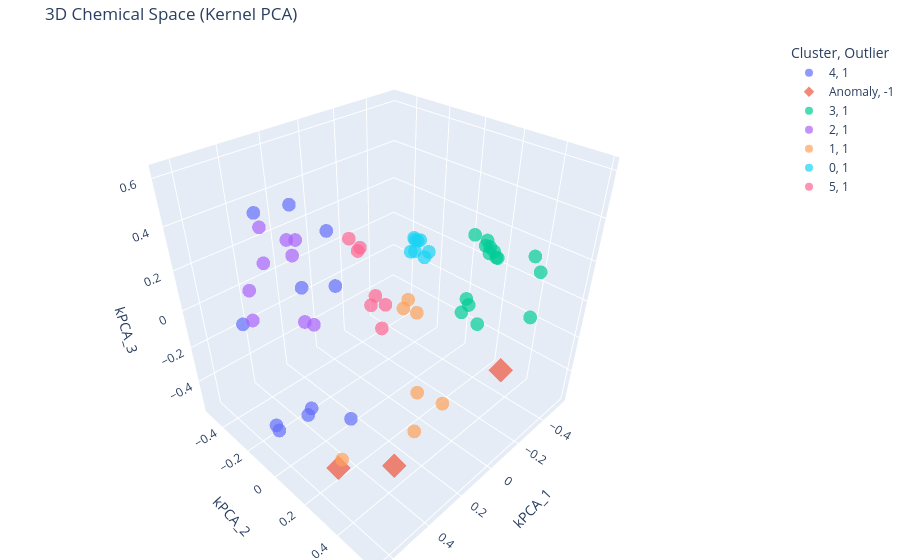

The notebook cell saved with this chart:
### Code cell
import plotly.express as px
import pandas as pd

# 1. Use the FULL 3D array (60 rows) to create a DataFrame for plotting

# target_indices = [0, 1, 2] #for dynamic picking of axes
# col_names = [f'kPCA_{i+1}' for i in target_indices]

df_3d = pd.DataFrame(
    X_train_kpca_3d[:,best_3],
    columns=col_names,
    index=X_train.index
)

# 2. Add Metadata (All of these have 60 rows, so they match perfectly)
df_3d['SMILES'] = df.loc[X_train.index, 'smiles']
df_3d['Boiling Point'] = df.loc[X_train.index, 'boiling_point']
df_3d['Outlier'] = df_outliers['Is_Outlier'].astype(str) # Convert to string for discrete shapes

# 3. Handle the 57 Cluster Labels safely
# First, set everything to a default string
df_3d['Cluster'] = "Anomaly"

# Next, apply your 57 cluster labels ONLY to the rows that are NOT outliers
normal_mask = df_outliers['Is_Outlier'] != -1
df_3d.loc[normal_mask, 'Cluster'] = cluster_labels.astype(str)

# 4. Create the 3D Scatter Plot
fig = px.scatter_3d(
    df_3d,
    x=col_names[0],
    y=col_names[1],
    z=col_names[2],
    color='Cluster',          # Colors points by cluster (Anomalies will get their own color!)
    symbol='Outlier',         # Different shapes for '1' (Normal) vs'-1' (Outlier)
    hover_data=['SMILES', 'Boiling Point'],
    title='3D Chemical Space (Kernel PCA)',
    opacity=0.7
)

# 5. Polish the look and save
fig.update_layout(margin=dict(l=0, r=0, b=0, t=40))
fig.show()

# showoutput_file = "chemical_space_kpca_3d.html"
# fig.write_html(output_file)

### Figure 1 — Plotly figure (JSON) as saved in the notebook; plotly's stock layout.template omitted (floating-point values rounded to 4 significant figures)
{"data": [{"customdata": [["CCCCCCCC", 126], ["CCCCCCCCC", 151], ["CCCC(C)(C)C", 79], ["CC(C)CC(C)C", 81], ["CCCCCCC", 98], ["CCC(C)(C)CC", 86], ["CCC(CC)(CC)CC", 139], ["CC(C)CCC(C)C", 109], ["CC(C)(C)CC(C)(C)C", 122], ["CC(C)C(C)(C)C", 81], ["CCC(CC)CC", 93]], "hovertemplate": "Cluster=4<br>Outlier=1<br>kPCA_1=%{x}<br>kPCA_2=%{y}<br>kPCA_3=%{z}<br>SMILES=%{customdata[0]}<br>Boiling Point=%{customdata[1]}<extra></extra>", "legendgroup": "4, 1", "marker": {"color": "#636efa", "opacity": 0.7, "symbol": "circle"}, "mode": "markers", "name": "4, 1", "scene": "scene", "showlegend": true, "x": [0.4561, 0.3071, 0.2506, 0.6448, 0.5252, 0.4211, 0.4752, 0.5946, 0.5108, 0.4594, 0.6362], "y": [0.002433, -0.01915, 0.003895, 0.02259, 0.08825, -0.08737, 0.002152, -0.2182, -0.1666, 0.201, -0.008486], "z": [0.2732, 0.443, -0.5538, -0.3181, -0.2325, -0.4716, 0.616, 0.06031, 0.5371, 0.377, -0.3185], "type": "scatter3d"}, {"customdata": [["CCCCC", 36], ["CCCCCC", 69], ["CCCC(C)CC", 92]], "hovertemplate": "Cluster=Anomaly<br>Outlier=-1<br>kPCA_1=%{x}<br>kPCA_2=%{y}<br>kPCA_3=%{z}<br>SMILES=%{customdata[0]}<br>Boiling Point=%{customdata[1]}<extra></extra>", "legendgroup": "Anomaly, -1", "marker": {"color": "#EF553B", "opacity": 0.7, "symbol": "diamond"}, "mode": "markers", "name": "Anomaly, -1", "scene": "scene", "showlegend": true, "x": [0.5588, 0.6296, -0.1566], "y": [0.5816, 0.3658, 0.505], "z": [-0.1323, -0.2657, -0.197], "type": "scatter3d"}, {"customdata": [["CCCCC(C)CC", 119], ["CCCC(CC)C(C)C", 138], ["CCCC(C)CC(C)C", 134], ["CCC(C)CCC(C)C", 136], ["CCCCC(C)(C)CC", 137], ["CCCCC(C)CCC", 142], ["CCC(C)CC(C)C", 109], ["CCC(C)C(C)(C)CC", 140], ["CCCC(C)(C)CC", 112], ["CCCC(C)C(C)CC", 141], ["CCCC(C)C(C)C", 116], ["CCCCC(C)C(C)C", 141], ["CCCCCC(C)C", 118], ["CCCCCCC(C)C", 143], ["CCC(C)C(C)C(C)C", 139]], "hovertemplate": "Cluster=3<br>Outlier=1<br>kPCA_1=%{x}<br>kPCA_2=%{y}<br>kPCA_3=%{z}<br>SMILES=%{customdata[0]}<br>Boiling Point=%{customdata[1]}<extra></extra>", "legendgroup": "3, 1", "marker": {"color": "#00cc96", "opacity": 0.7, "symbol": "circle"}, "mode": "markers", "name": "3, 1", "scene": "scene", "showlegend": true, "x": [-0.3842, -0.5481, -0.5353, -0.5271, -0.5279, -0.4644, -0.3239, -0.4788, -0.3911, -0.4796, -0.34, -0.5468, -0.3341, -0.3475, -0.5424], "y": [0.4748, 0.119, 0.1679, 0.1812, 0.1147, 0.4442, 0.19, 0.07742, 0.1028, 0.3992, 0.1626, 0.1452, 0.2401, 0.2556, 0.0977], "z": [-0.05708, 0.07676, 0.04662, 0.05246, 0.118, 0.1232, -0.1055, 0.1526, -0.2272, 0.1753, -0.09322, 0.06418, -0.1934, 0.1857, 0.07723], "type": "scatter3d"}, {"customdata": [["CC(C)C(C)(C)C(C)C", 142], ["CC(C)C(C)C(C)C", 113], ["CCC(CC)C(C)C", 116], ["CCC(C)(CC)CC", 118], ["CCC(C(C)C)C(C)C", 137], ["CCCC(C)(C)CCC", 135], ["CC(C)CCCC(C)C", 135], ["CC(C)CC(C)(C)C", 99], ["CCC(CC)C(C)(C)C", 134]], "hovertemplate": "Cluster=2<br>Outlier=1<br>kPCA_1=%{x}<br>kPCA_2=%{y}<br>kPCA_3=%{z}<br>SMILES=%{customdata[0]}<br>Boiling Point=%{customdata[1]}<extra></extra>", "legendgroup": "2, 1", "marker": {"color": "#ab63fa", "opacity": 0.7, "symbol": "circle"}, "mode": "markers", "name": "2, 1", "scene": "scene", "showlegend": true, "x": [0.3118, 0.4335, 0.134, 0.4499, 0.1236, 0.09906, 0.3621, 0.1861, 0.1518], "y": [-0.4616, -0.4178, -0.3747, -0.3812, -0.5118, -0.5101, -0.3839, -0.374, -0.5045], "z": [0.2887, -0.114, -0.2768, 0.07179, 0.0481, 0.1216, 0.1673, -0.2315, 0.1455], "type": "scatter3d"}, {"customdata": [["CC(C)(C)C", 9], ["CCCC", 1], ["CCC(C)C", 28], ["CCC(C)(C)C", 50], ["CC", -89], ["CCC", -45], ["CCCCC(C)C", 90]], "hovertemplate": "Cluster=1<br>Outlier=1<br>kPCA_1=%{x}<br>kPCA_2=%{y}<br>kPCA_3=%{z}<br>SMILES=%{customdata[0]}<br>Boiling Point=%{customdata[1]}<extra></extra>", "legendgroup": "1, 1", "marker": {"color": "#FFA15A", "opacity": 0.7, "symbol": "circle"}, "mode": "markers", "name": "1, 1", "scene": "scene", "showlegend": true, "x": [0.3373, 0.4596, 0.4297, 0.5418, 0.2951, 0.3309, -0.02], "y": [0.4032, 0.5862, 0.5527, 0.2815, 0.3847, 0.4585, 0.3168], "z": [0.3248, 0.1445, -0.08387, -0.3632, 0.3302, 0.332, -0.4275], "type": "scatter3d"}, {"customdata": [["CCC(C)C(CC)CC", 140], ["CCCCC(CC)CC", 119], ["CC(C)CC(C)C(C)C", 131], ["CCC(C)CC(C)(C)C", 127], ["CCC(C)(C)CC(C)C", 131], ["CCCC(C)C(C)(C)C", 134], ["CCCC(C)(CC)CC", 141], ["CCCC(C)(C)C(C)C", 138]], "hovertemplate": "Cluster=0<br>Outlier=1<br>kPCA_1=%{x}<br>kPCA_2=%{y}<br>kPCA_3=%{z}<br>SMILES=%{customdata[0]}<br>Boiling Point=%{customdata[1]}<extra></extra>", "legendgroup": "0, 1", "marker": {"color": "#19d3f3", "opacity": 0.7, "symbol": "circle"}, "mode": "markers", "name": "0, 1", "scene": "scene", "showlegend": true, "x": [-0.4093, -0.399, -0.4011, -0.3903, -0.4073, -0.3767, -0.3997, -0.3946], "y": [-0.1937, -0.1267, -0.1546, -0.2092, -0.2082, -0.2241, -0.2183, -0.2209], "z": [0.04346, 0.009841, -0.03345, -0.01755, 0.03498, -0.02083, 0.03851, 0.05068], "type": "scatter3d"}, {"customdata": [["CCC(C)(C)C(C)C", 115], ["CCC(C)C(C)(C)C", 110], ["CCCC(CC)CCC", 141], ["CCC(CC)CC(C)C", 134], ["CCCC(CC)CC", 118], ["CCC(C)(CC)C(C)C", 142], ["CCCCC(C)(C)C", 107]], "hovertemplate": "Cluster=5<br>Outlier=1<br>kPCA_1=%{x}<br>kPCA_2=%{y}<br>kPCA_3=%{z}<br>SMILES=%{customdata[0]}<br>Boiling Point=%{customdata[1]}<extra></extra>", "legendgroup": "5, 1", "marker": {"color": "#FF6692", "opacity": 0.7, "symbol": "circle"}, "mode": "markers", "name": "5, 1", "scene": "scene", "showlegend": true, "x": [-0.1593, -0.1372, -0.1633, -0.1638, -0.08545, -0.1481, -0.1331], "y": [-0.2515, -0.2609, -0.3581, -0.3758, -0.1074, -0.419, -0.1808], "z": [-0.1915, -0.2413, 0.03509, 0.008869, -0.1342, 0.06612, -0.3392], "type": "scatter3d"}], "layout": {"scene": {"domain": {"x": [0.0, 1.0], "y": [0.0, 1.0]}, "xaxis": {"title": {"text": "kPCA_1"}}, "yaxis": {"title": {"text": "kPCA_2"}}, "zaxis": {"title": {"text": "kPCA_3"}}}, "legend": {"title": {"text": "Cluster, Outlier"}, "tracegroupgap": 0}, "title": {"text": "3D Chemical Space (Kernel PCA)"}, "margin": {"l": 0, "r": 0, "b": 0, "t": 40}}}
